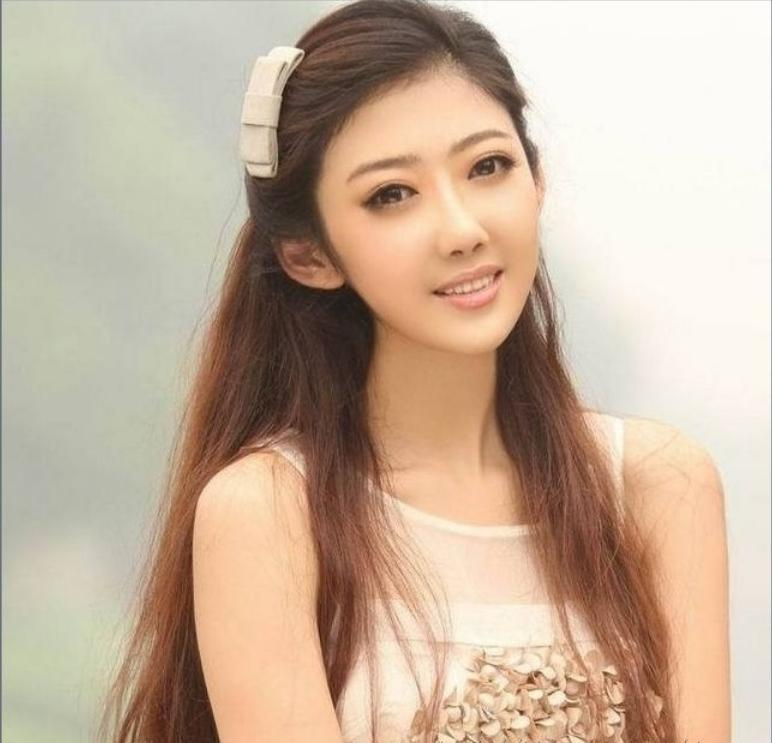
//> input picture connectedComponents/1_img.jpg, 772 x 743 px
$ ./hist_to_match connectedComponents/1_img.jpg   (built with g++ and OpenCV 4)
//> lines starting //> are read from the running program, lines starting //| are printed output that depends on the picture
#include <iostream>
#include <opencv2/imgproc/imgproc.hpp>
#include <opencv2/opencv.hpp>
#include <cv.h>
#include <opencv2/core/core.hpp>
#include <opencv2/highgui/highgui.hpp>
#include <cmath>
using namespace std;
using namespace cv;
#define pai 3.14159

int main(int argc,char**argv){
Mat src;// =NULL;
if(argc==2)// && NULL!=(src=imread(argv[1])))
{
src =imread(argv[1]);
//> src is the input picture: 743 rows x 772 cols, CV_8UC3; mean B, G, R 155.8, 176.4, 198.2
Mat hsv;
cvtColor(src,hsv,CV_BGR2HSV);
//> hsv: 743 rows x 772 cols, CV_8UC3; mean H, S, V 19.7, 62.3, 198.8

imshow("hsv",hsv);
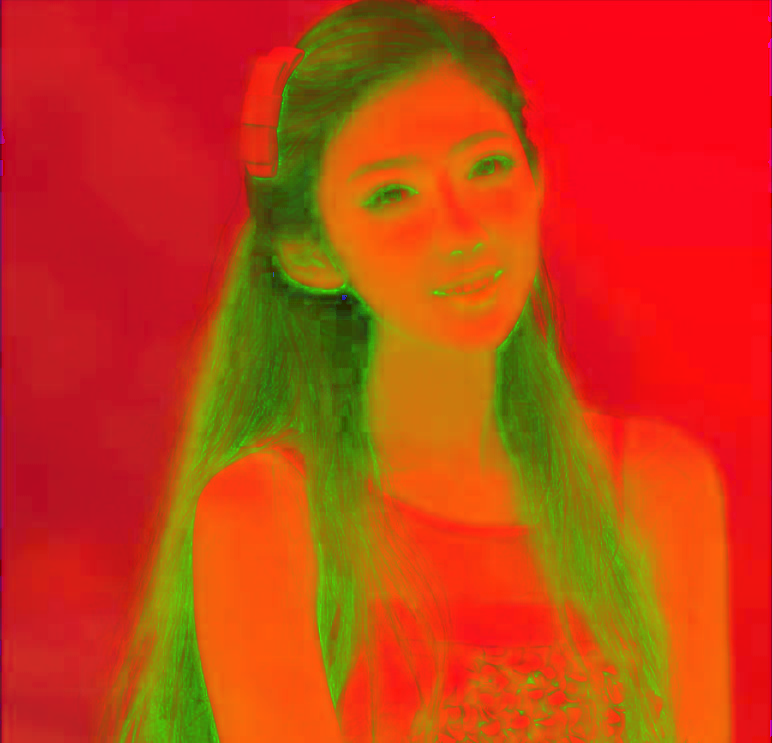
//> window 'hsv': 743 rows x 772 cols, CV_8UC3; mean B, G, R 19.7, 62.3, 198.8

    vector<Mat> channels;
    split(hsv,channels);
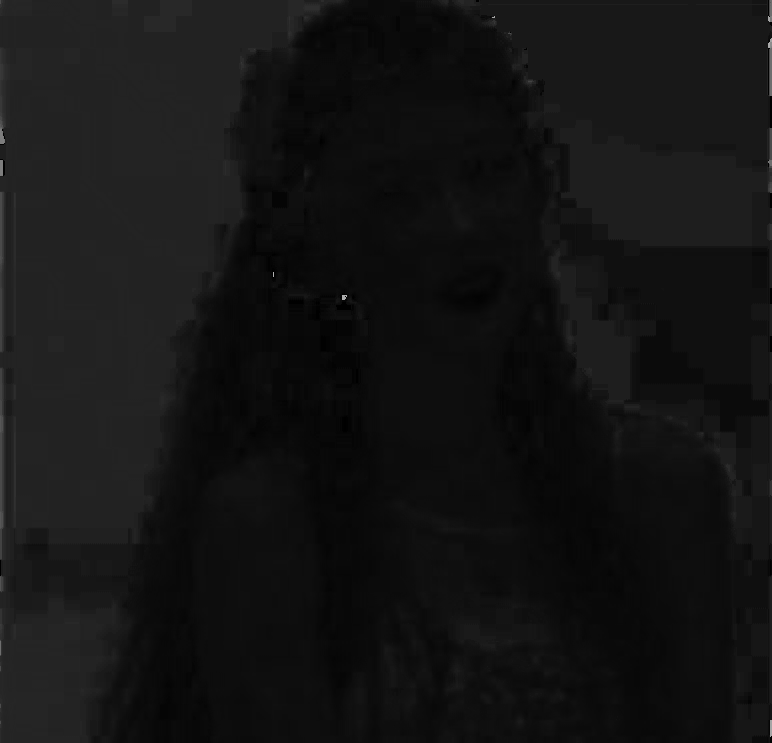
//> channels[0]: 743 rows x 772 cols, CV_8UC1; min 0, max 178, mean 19.7
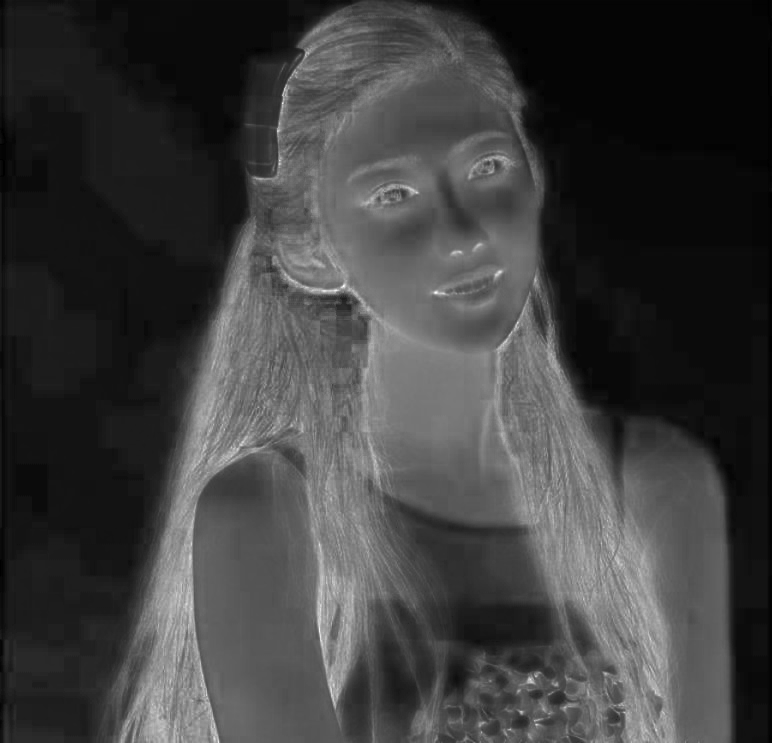
//> channels[1]: 743 rows x 772 cols, CV_8UC1; min 0, max 255, mean 62.3
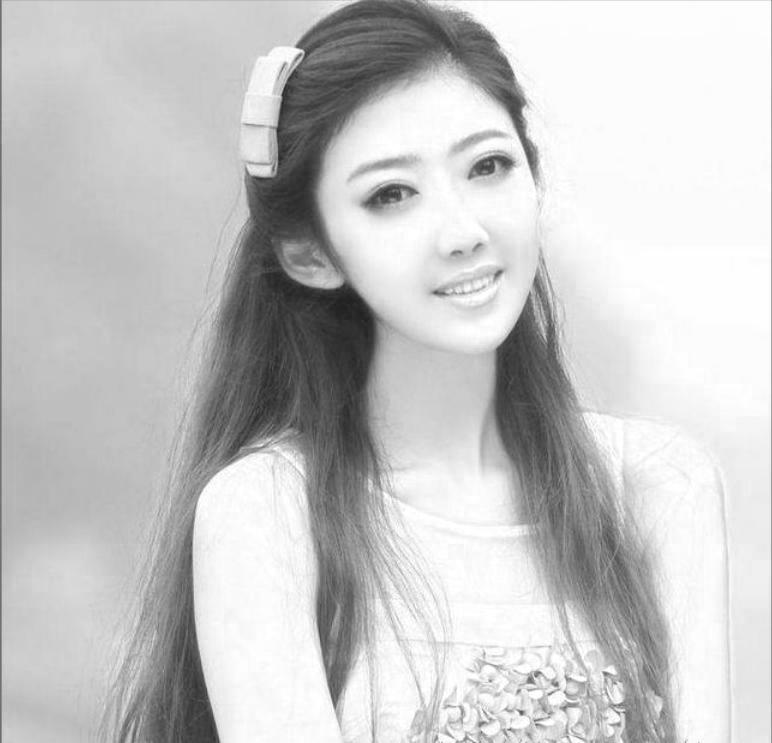
//> channels[2]: 743 rows x 772 cols, CV_8UC1; min 31, max 255, mean 198.8
    int histSize = 300;
     float range[] = { 0,180 };
     const float * histRange ={range};
     bool uniform = true, accumulate = false;
/*for(int i=0;i<hsv.rows;i++)
        for(int j=0;j<hsv.cols;j++)
                cout<<static_cast<float>(channels.at(1).ptr(i)[j])<<endl;
  */   Mat ori_r = channels.at(0);
     Mat h_hist, s_hist, v_hist;
     calcHist( &channels.at(0), 1, 0, Mat(), h_hist, 1, &histSize, &histRange, uniform, accumulate );
//> h_hist = 300 values, max 68817 at index 56, min 0 at index 2, mean 1912
float range_s[] ={0,255};
const float * histRange_s={range_s};
calcHist( &channels.at(2), 1, 0, Mat(), s_hist, 1, &histSize, &histRange_s, uniform, accumulate );
//> s_hist = 300 values, max 48085 at index 296, min 0 at index 0, mean 1893
 int hist_w = 512, hist_h = 400;
     int bin_w = cvRound( (double) hist_w/histSize );
         Mat histImage( hist_h, hist_w, CV_8UC3, Scalar( 0,0,0) );
normalize(h_hist, h_hist, 0, histImage.rows, NORM_MINMAX, -1, Mat() );
//> h_hist = 300 values, max 400 at index 56, min 0 at index 2, mean 11.11
normalize(s_hist, s_hist, 0, histImage.rows, NORM_MINMAX, -1, Mat() );
//> s_hist = 300 values, max 400 at index 296, min 0 at index 0, mean 15.75
// [6 lines of commented-out code are left out]

waitKey(60000);
}

return 0;
}
